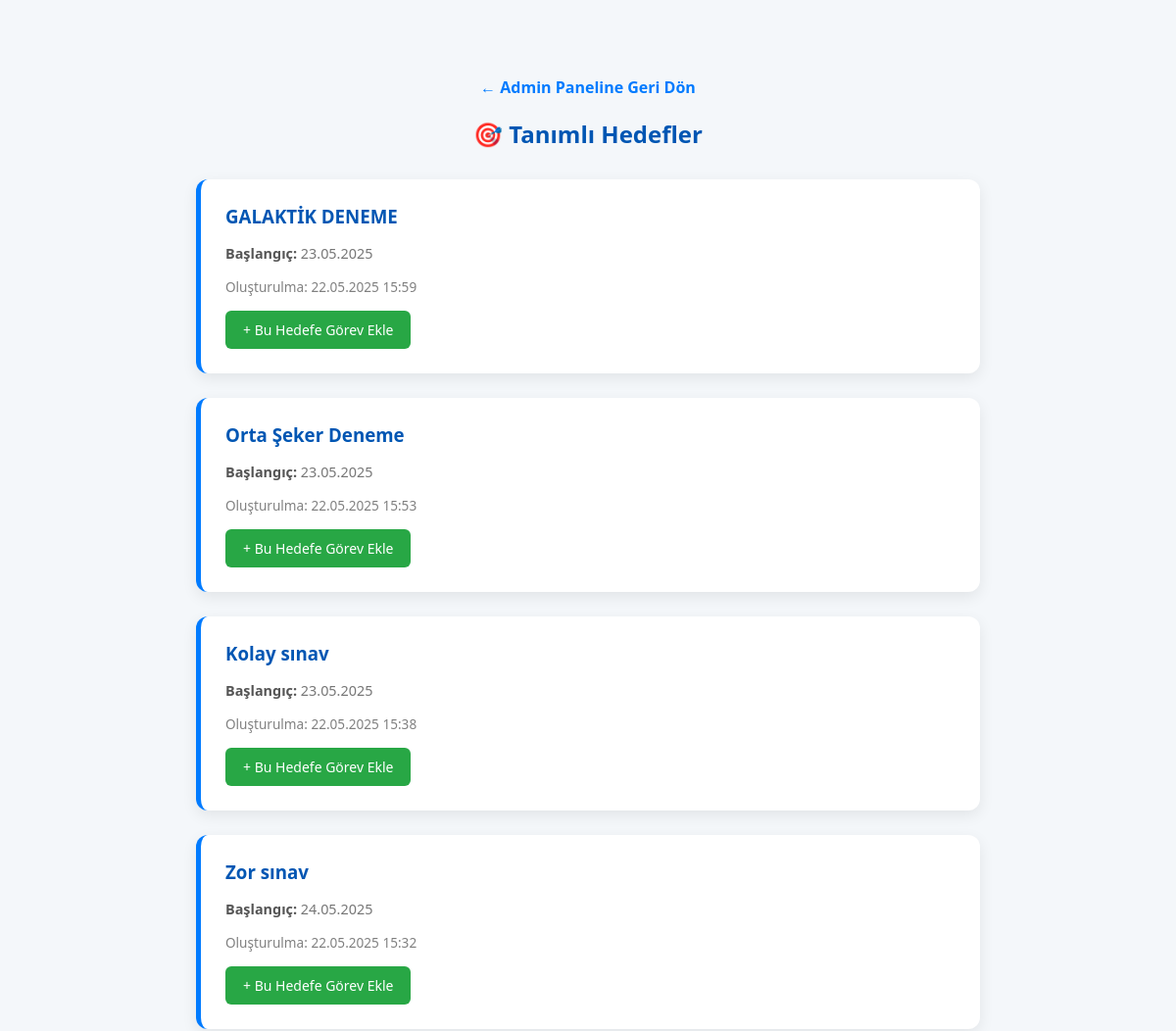
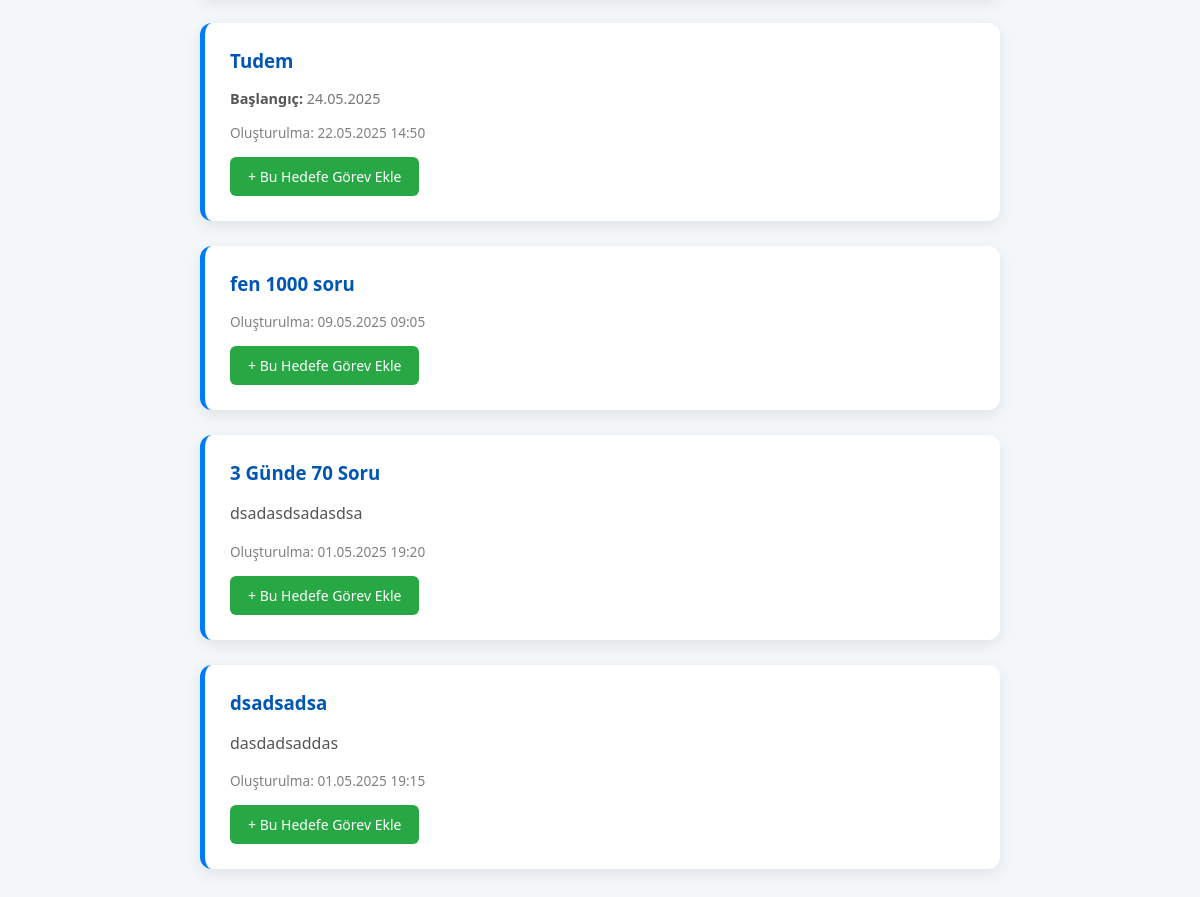
The app's page /list-goals.php with its own data (2 pictures, top to bottom).
### tables this page shows
CREATE TABLE `goals` (
  `id` int(16) NOT NULL,
  `teacher_id` int(16) NOT NULL,
  `title` varchar(250) NOT NULL,
  `description` text NOT NULL,
  `end_date` date DEFAULT NULL,
  `start_date` date DEFAULT NULL,
  `created_at` datetime NOT NULL DEFAULT current_timestamp()
);

### list-goals.php (the view, shortened to what this page needs)
<?php
$conn = new mysqli("localhost", "root", "", "student_db");
$conn->set_charset("utf8mb4");
$result = $conn->query("SELECT id, title, description, start_date, end_date, created_at FROM goals ORDER BY created_at DESC");
?>
<!DOCTYPE html>
<html lang="tr">
<head>
</head>
<body>
<div class="container">
    <a href="admin-panel.html" class="back-link">← Admin Paneline Geri Dön</a>
    <h2>🎯 Tanımlı Hedefler</h2>
    <?php if ($result && $result->num_rows > 0): ?>
        <?php while ($row = $result->fetch_assoc()): ?>
            <div class="goal">
                <h3><?php echo htmlspecialchars($row['title']); ?></h3>
                <p><?php echo nl2br(htmlspecialchars($row['description'])); ?></p>
                <div class="dates">
                    <?php if (!empty($row['start_date'])): ?>
                        <span>Başlangıç:</span> <?php echo date("d.m.Y", strtotime($row['start_date'])); ?>
                    <?php endif; ?>
                </div>
                <small>Oluşturulma: <?php echo date("d.m.Y H:i", strtotime($row['created_at'])); ?></small>
                <a class="view-tasks" href="add-task.php?goal_id=<?php echo $row['id']; ?>">+ Bu Hedefe Görev Ekle</a>
            </div>
        <?php endwhile; ?>
    <?php else: ?>
        <p class="no-goals">Henüz hiçbir hedef tanımlanmamış.</p>
    <?php endif; ?>
</div>
</body>
</html>

### list-goals.php (style rules this page uses)
body { font-family: 'Segoe UI', sans-serif; background: #f4f7fa; padding: 40px; color: #333; }
.container { max-width: 800px; margin: auto; }
h2 { text-align: center; margin-bottom: 30px; color: #0056b3; }
.goal { background-color: white; border-radius: 12px; padding: 25px; margin-bottom: 25px; box-shadow: 0 5px 15px rgba(0,0,0,0.08); border-left: 5px solid #007bff; }
.goal h3 { margin-top: 0; margin-bottom: 10px; color: #0056b3; }
.goal p { color: #555; margin-bottom: 15px; line-height: 1.6; }
.goal .dates { font-size: 0.9em; color: #777; margin-bottom: 15px; }
.goal .dates span { font-weight: bold; color: #555; }
.goal small { color: gray; font-size: 0.85em; display: block; margin-top: 10px; }
.view-tasks { display: inline-block; margin-top: 15px; background-color: #28a745; color: white; padding: 10px 18px; border: none; border-radius: 6px; text-decoration: none; font-size: 14px; transition: background-color 0.2s ease; }
.back-link { display: block; text-align: center; margin-top: 30px; margin-bottom: 20px; color: #007bff; text-decoration: none; font-weight: bold; }

### records on screen
goals: title "GALAKTİK DENEME", start_date "23.05.2025", created_at "22.05.2025 15:59"
goals: title "Orta Şeker Deneme", start_date "23.05.2025", created_at "22.05.2025 15:53"
goals: title "Kolay sınav", start_date "23.05.2025", created_at "22.05.2025 15:38"
goals: title "Zor sınav", start_date "24.05.2025", created_at "22.05.2025 15:32"
goals: title "Tudem", start_date "24.05.2025", created_at "22.05.2025 14:50"
goals: title "fen 1000 soru", created_at "09.05.2025 09:05"
goals: title "3 Günde 70 Soru", description "dsadasdsadasdsa", created_at "01.05.2025 19:20"
goals: title "dsadsadsa", description "dasdadsaddas", created_at "01.05.2025 19:15"
